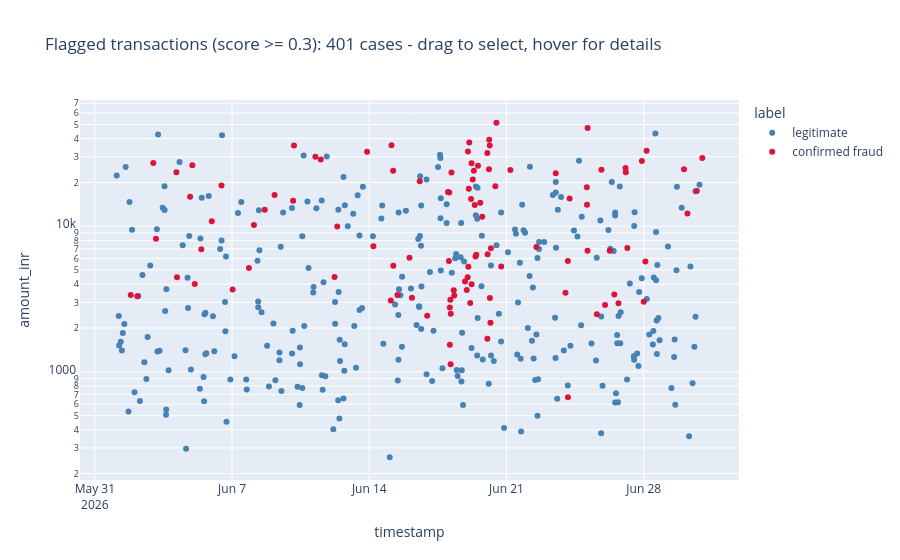
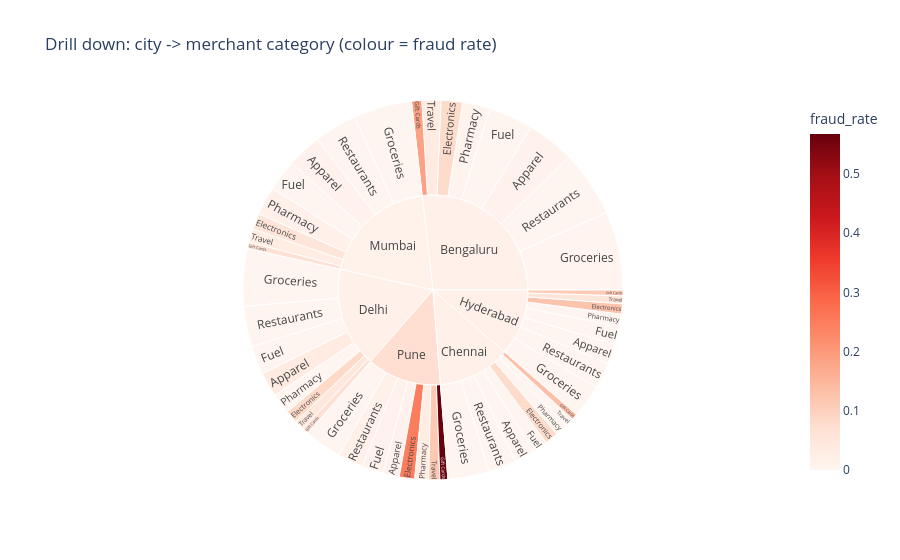

Write notebook code for charts like these, in order.
### Markdown cell above
## Task 5 — An Interactive Tool for the Investigators (Request #5)

**Real-world usage:** Investigators triage flagged cases themselves with zoom, filter and hover-for-details.

**Why this technique:** **Details-on-demand / tooltips** (Slides 22–23), **dynamic queries** (Slide 15) and **drill-down**
(Slide 24) — Shneiderman's mantra as an actual tool.

**TODO:**
1. Interactive scatter (plotly) of all transactions with `detector_score >= 0.3`: x = timestamp, y = amount (log),
   colour = `label`, with a tooltip showing txn_id, customer, city, category, distance and score. Set `dragmode="select"`.
2. Interactive **sunburst** for drill-down: city → merchant category, sized by transaction count, coloured by fraud rate.

### Code cell
# TODO 1
flagged = tx[tx.detector_score >= 0.3]
fig1 = px.scatter(flagged, x="timestamp", y="amount_inr", color="label", log_y=True,
                  color_discrete_map={"confirmed fraud": "crimson", "legitimate": "steelblue"},
                  hover_data={"txn_id": True, "customer_id": True, "city": True, "merchant_category": True,
                              "distance_from_home_km": ":.0f", "detector_score": ":.3f",
                              "timestamp": False, "amount_inr": ":,", "label": False},
                  title=f"Flagged transactions (score >= 0.3): {len(flagged)} cases - drag to select, hover for details")
fig1.update_layout(dragmode="select")
fig1.show()

# TODO 2
sb = (tx.groupby(["city", "merchant_category"])
        .agg(transactions=("txn_id", "size"), fraud_rate=("is_fraud", "mean")).reset_index())
fig2 = px.sunburst(sb, path=["city", "merchant_category"], values="transactions", color="fraud_rate",
                   color_continuous_scale="Reds", title="Drill down: city -> merchant category (colour = fraud rate)")
fig2.show()

### Figure 1 — Plotly figure (JSON) as saved in the notebook; plotly's stock layout.template omitted (floating-point values rounded to 4 significant figures; data arrays with more than 128 entries replaced by an {"elided": "..."} marker saying what was removed)
{"data": [{"customdata": {"elided": "297x7 mixed values"}, "hovertemplate": "amount_inr=%{y:,}<br>txn_id=%{customdata[0]}<br>customer_id=%{customdata[1]}<br>city=%{customdata[2]}<br>merchant_category=%{customdata[3]}<br>distance_from_home_km=%{customdata[4]:.0f}<br>detector_score=%{customdata[5]:.3f}<extra></extra>", "legendgroup": "legitimate", "marker": {"color": "steelblue", "symbol": "circle"}, "mode": "markers", "name": "legitimate", "orientation": "v", "showlegend": true, "type": "scatter", "x": {"elided": "297 str values"}, "xaxis": "x", "y": {"elided": "297 int values"}, "yaxis": "y"}, {"customdata": {"elided": "104x7 mixed values"}, "hovertemplate": "amount_inr=%{y:,}<br>txn_id=%{customdata[0]}<br>customer_id=%{customdata[1]}<br>city=%{customdata[2]}<br>merchant_category=%{customdata[3]}<br>distance_from_home_km=%{customdata[4]:.0f}<br>detector_score=%{customdata[5]:.3f}<extra></extra>", "legendgroup": "confirmed fraud", "marker": {"color": "crimson", "symbol": "circle"}, "mode": "markers", "name": "confirmed fraud", "orientation": "v", "showlegend": true, "type": "scatter", "x": ["2026-06-01T19:58:00.000000", "2026-06-02T04:00:00.000000", "2026-06-02T23:35:00.000000", "2026-06-03T02:50:00.000000", "2026-06-04T03:50:00.000000", "2026-06-04T04:37:00.000000", "2026-06-04T20:39:00.000000", "2026-06-04T23:20:00.000000", "2026-06-05T02:20:00.000000", "2026-06-05T10:21:00.000000", "2026-06-05T23:08:00.000000", "2026-06-06T11:04:00.000000", "2026-06-07T00:43:00.000000", "2026-06-07T20:38:00.000000", "2026-06-08T02:48:00.000000", "2026-06-08T16:02:00.000000", "2026-06-09T04:02:00.000000", "2026-06-10T02:44:00.000000", "2026-06-10T03:50:00.000000", "2026-06-11T06:01:00.000000", "2026-06-11T12:38:00.000000", "2026-06-12T05:28:00.000000", "2026-06-12T08:46:00.000000", "2026-06-13T21:16:00.000000", "2026-06-14T05:02:00.000000", "2026-06-15T02:22:00.000000", "2026-06-15T03:10:00.000000", "2026-06-15T05:24:00.000000", "2026-06-15T05:14:00.000000", "2026-06-15T10:29:00.000000", "2026-06-16T01:16:00.000000", "2026-06-16T04:13:00.000000", "2026-06-16T13:50:00.000000", "2026-06-16T22:54:00.000000", "2026-06-18T00:19:00.000000", "2026-06-18T01:55:00.000000", "2026-06-18T01:28:00.000000", "2026-06-18T02:37:00.000000", "2026-06-18T02:40:00.000000", "2026-06-18T03:45:00.000000", "2026-06-18T03:16:00.000000", "2026-06-18T03:36:00.000000", "2026-06-18T04:39:00.000000", "2026-06-18T07:24:00.000000", "2026-06-18T08:02:00.000000", "2026-06-18T21:07:00.000000", "2026-06-18T23:20:00.000000", "2026-06-19T00:47:00.000000", "2026-06-19T00:25:00.000000", "2026-06-19T01:53:00.000000", "2026-06-19T01:19:00.000000", "2026-06-19T02:26:00.000000", "2026-06-19T03:35:00.000000", "2026-06-19T04:38:00.000000", "2026-06-19T05:17:00.000000", "2026-06-19T05:13:00.000000", "2026-06-19T06:41:00.000000", "2026-06-19T08:02:00.000000", "2026-06-19T09:08:00.000000", "2026-06-19T10:04:00.000000", "2026-06-19T11:01:00.000000", "2026-06-19T13:04:00.000000", "2026-06-19T15:52:00.000000", "2026-06-19T18:14:00.000000", "2026-06-20T00:35:00.000000", "2026-06-20T00:32:00.000000", "2026-06-20T00:53:00.000000", "2026-06-20T02:33:00.000000", "2026-06-20T02:49:00.000000", "2026-06-20T03:41:00.000000", "2026-06-20T03:32:00.000000", "2026-06-20T04:21:00.000000", "2026-06-20T04:55:00.000000", "2026-06-20T10:24:00.000000", "2026-06-20T11:41:00.000000", "2026-06-20T17:29:00.000000", "2026-06-21T04:44:00.000000", "2026-06-22T12:34:00.000000", "2026-06-23T12:18:00.000000", "2026-06-24T00:14:00.000000", "2026-06-24T03:13:00.000000", "2026-06-24T03:09:00.000000", "2026-06-24T05:16:00.000000", "2026-06-25T02:18:00.000000", "2026-06-25T02:35:00.000000", "2026-06-25T03:16:00.000000", "2026-06-25T03:10:00.000000", "2026-06-25T14:37:00.000000", "2026-06-25T20:14:00.000000", "2026-06-26T00:41:00.000000", "2026-06-26T06:30:00.000000", "2026-06-26T11:59:00.000000", "2026-06-26T17:05:00.000000", "2026-06-27T01:45:00.000000", "2026-06-27T02:06:00.000000", "2026-06-27T03:57:00.000000", "2026-06-27T21:46:00.000000", "2026-06-28T00:02:00.000000", "2026-06-28T02:05:00.000000", "2026-06-28T03:32:00.000000", "2026-06-30T01:21:00.000000", "2026-06-30T05:32:00.000000", "2026-06-30T16:57:00.000000", "2026-06-30T23:43:00.000000"], "xaxis": "x", "y": [3369, 3309, 27170, 8198, 23462, 4462, 15922, 26222, 4015, 6960, 10832, 19059, 3682, 5160, 10215, 12968, 16405, 14983, 35897, 30055, 28716, 4474, 9949, 32547, 7277, 3087, 36033, 5347, 24058, 3368, 6090, 3227, 20355, 2430, 17179, 17053, 5772, 2771, 1535, 2505, 3126, 1126, 23415, 3630, 3339, 4182, 3649, 32686, 4465, 18117, 5278, 37677, 2976, 15423, 3996, 27056, 20981, 24105, 14013, 6209, 6379, 26006, 14515, 11610, 1689, 31880, 6432, 24598, 39335, 3214, 35841, 2172, 7066, 18838, 51422, 5302, 24346, 7206, 23102, 3488, 669, 5780, 15526, 18559, 14059, 47264, 6795, 2487, 24494, 2877, 6783, 3393, 2957, 25151, 23467, 7094, 28086, 3029, 5717, 33017, 24690, 12260, 17500, 29447], "yaxis": "y"}], "layout": {"dragmode": "select", "legend": {"title": {"text": "label"}, "tracegroupgap": 0}, "title": {"text": "Flagged transactions (score >= 0.3): 401 cases - drag to select, hover for details"}, "xaxis": {"anchor": "y", "domain": [0.0, 1.0], "title": {"text": "timestamp"}}, "yaxis": {"anchor": "x", "domain": [0.0, 1.0], "title": {"text": "amount_inr"}, "type": "log"}}}

### Figure 2 — Plotly figure (JSON) as saved in the notebook; plotly's stock layout.template omitted (floating-point values rounded to 4 significant figures)
{"data": [{"branchvalues": "total", "customdata": [[0.008929], [0.07921], [0.0], [0.1875], [0.00271], [0.007752], [0.0], [0.03371], [0.0], [0.07937], [0.0], [0.1333], [0.0], [0.0], [0.0], [0.0], [0.03478], [0.08333], [0.0], [0.06667], [0.0], [0.0], [0.0], [0.04255], [0.0], [0.125], [0.0], [0.1111], [0.0], [0.0], [0.0], [0.05405], [0.01242], [0.05333], [0.0], [0.06667], [0.0], [0.01493], [0.0], [0.03175], [0.01282], [0.25], [0.01], [0.5676], [0.0], [0.03077], [0.01681], [0.1154], [0.01622], [0.01316], [0.0138], [0.01754], [0.01104], [0.07286]], "domain": {"x": [0.0, 1.0], "y": [0.0, 1.0]}, "hovertemplate": "labels=%{label}<br>transactions=%{value}<br>parent=%{parent}<br>id=%{id}<br>fraud_rate=%{color}<extra></extra>", "ids": ["Bengaluru/Apparel", "Bengaluru/Electronics", "Bengaluru/Fuel", "Bengaluru/Gift Cards", "Bengaluru/Groceries", "Bengaluru/Pharmacy", "Bengaluru/Restaurants", "Bengaluru/Travel", "Chennai/Apparel", "Chennai/Electronics", "Chennai/Fuel", "Chennai/Gift Cards", "Chennai/Groceries", "Chennai/Pharmacy", "Chennai/Restaurants", "Chennai/Travel", "Delhi/Apparel", "Delhi/Electronics", "Delhi/Fuel", "Delhi/Gift Cards", "Delhi/Groceries", "Delhi/Pharmacy", "Delhi/Restaurants", "Delhi/Travel", "Hyderabad/Apparel", "Hyderabad/Electronics", "Hyderabad/Fuel", "Hyderabad/Gift Cards", "Hyderabad/Groceries", "Hyderabad/Pharmacy", "Hyderabad/Restaurants", "Hyderabad/Travel", "Mumbai/Apparel", "Mumbai/Electronics", "Mumbai/Fuel", "Mumbai/Gift Cards", "Mumbai/Groceries", "Mumbai/Pharmacy", "Mumbai/Restaurants", "Mumbai/Travel", "Pune/Apparel", "Pune/Electronics", "Pune/Fuel", "Pune/Gift Cards", "Pune/Groceries", "Pune/Pharmacy", "Pune/Restaurants", "Pune/Travel", "Bengaluru", "Chennai", "Delhi", "Hyderabad", "Mumbai", "Pune"], "labels": ["Apparel", "Electronics", "Fuel", "Gift Cards", "Groceries", "Pharmacy", "Restaurants", "Travel", "Apparel", "Electronics", "Fuel", "Gift Cards", "Groceries", "Pharmacy", "Restaurants", "Travel", "Apparel", "Electronics", "Fuel", "Gift Cards", "Groceries", "Pharmacy", "Restaurants", "Travel", "Apparel", "Electronics", "Fuel", "Gift Cards", "Groceries", "Pharmacy", "Restaurants", "Travel", "Apparel", "Electronics", "Fuel", "Gift Cards", "Groceries", "Pharmacy", "Restaurants", "Travel", "Apparel", "Electronics", "Fuel", "Gift Cards", "Groceries", "Pharmacy", "Restaurants", "Travel", "Bengaluru", "Chennai", "Delhi", "Hyderabad", "Mumbai", "Pune"], "marker": {"coloraxis": "coloraxis", "colors": [0.008929, 0.07921, 0.0, 0.1875, 0.00271, 0.007752, 0.0, 0.03371, 0.0, 0.07937, 0.0, 0.1333, 0.0, 0.0, 0.0, 0.0, 0.03478, 0.08333, 0.0, 0.06667, 0.0, 0.0, 0.0, 0.04255, 0.0, 0.125, 0.0, 0.1111, 0.0, 0.0, 0.0, 0.05405, 0.01242, 0.05333, 0.0, 0.06667, 0.0, 0.01493, 0.0, 0.03175, 0.01282, 0.25, 0.01, 0.5676, 0.0, 0.03077, 0.01681, 0.1154, 0.01622, 0.01316, 0.0138, 0.01754, 0.01104, 0.07286]}, "name": "", "parents": ["Bengaluru", "Bengaluru", "Bengaluru", "Bengaluru", "Bengaluru", "Bengaluru", "Bengaluru", "Bengaluru", "Chennai", "Chennai", "Chennai", "Chennai", "Chennai", "Chennai", "Chennai", "Chennai", "Delhi", "Delhi", "Delhi", "Delhi", "Delhi", "Delhi", "Delhi", "Delhi", "Hyderabad", "Hyderabad", "Hyderabad", "Hyderabad", "Hyderabad", "Hyderabad", "Hyderabad", "Hyderabad", "Mumbai", "Mumbai", "Mumbai", "Mumbai", "Mumbai", "Mumbai", "Mumbai", "Mumbai", "Pune", "Pune", "Pune", "Pune", "Pune", "Pune", "Pune", "Pune", "", "", "", "", "", ""], "type": "sunburst", "values": [224.0, 101.0, 208.0, 48.0, 369.0, 129.0, 312.0, 89.0, 95.0, 63.0, 71.0, 30.0, 195.0, 57.0, 131.0, 42.0, 115.0, 60.0, 134.0, 30.0, 269.0, 96.0, 191.0, 47.0, 94.0, 48.0, 87.0, 27.0, 155.0, 57.0, 122.0, 37.0, 161.0, 75.0, 148.0, 30.0, 275.0, 134.0, 201.0, 63.0, 78.0, 72.0, 100.0, 37.0, 177.0, 65.0, 119.0, 52.0, 1480.0, 684.0, 942.0, 627.0, 1087.0, 700.0]}], "layout": {"coloraxis": {"autocolorscale": false, "colorbar": {"title": {"text": "fraud_rate"}}, "colorscale": [[0.0, "rgb(255,245,240)"], [0.125, "rgb(254,224,210)"], [0.25, "rgb(252,187,161)"], [0.375, "rgb(252,146,114)"], [0.5, "rgb(251,106,74)"], [0.625, "rgb(239,59,44)"], [0.75, "rgb(203,24,29)"], [0.875, "rgb(165,15,21)"], [1.0, "rgb(103,0,13)"]]}, "legend": {"tracegroupgap": 0}, "title": {"text": "Drill down: city -> merchant category (colour = fraud rate)"}}}
